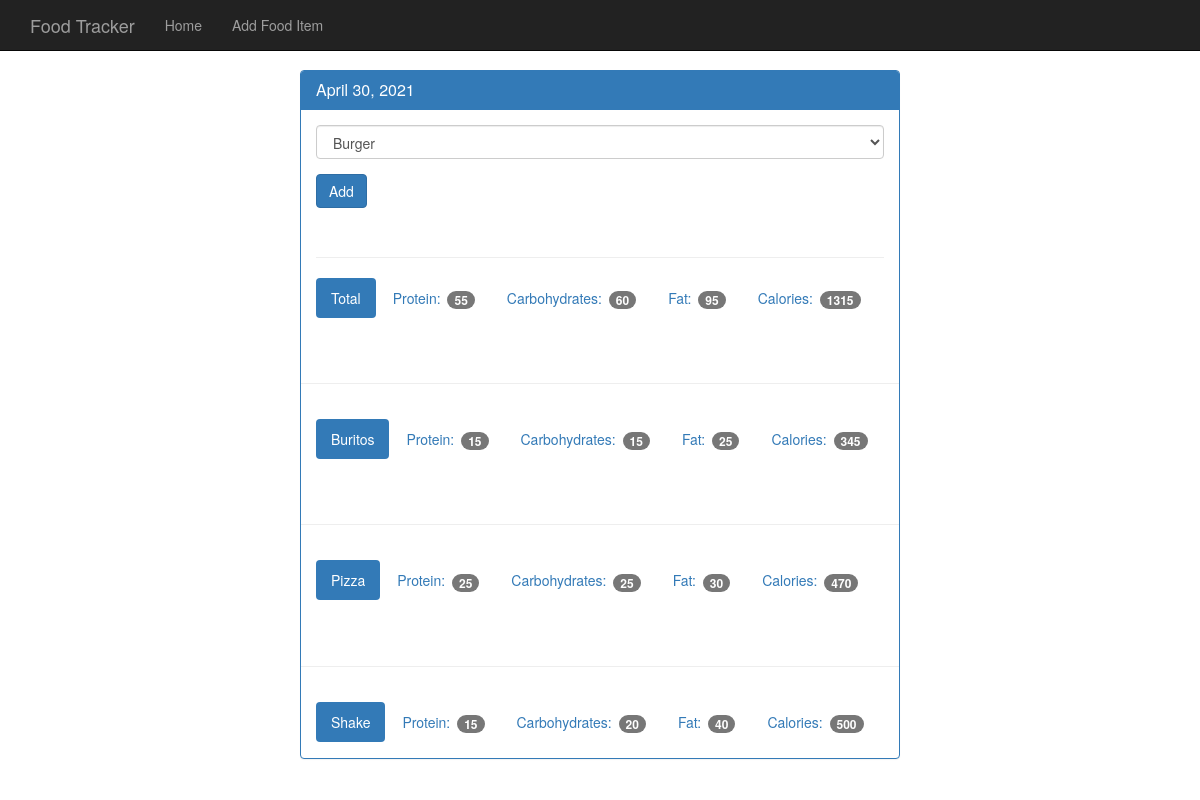
/view/20210430, run on the app's committed database.
### tables this page shows
CREATE TABLE food (
    id integer primary key autoincrement,
    name text not null,
    protein integer not null,
    carbohydrates integer not null,
    fat integer not null,
    calories integer not null
);

### app.py (the view)
@app.route('/view/<date>', methods=['GET', 'POST'])  # date is going to be 20170520
def view(date):
    db = get_db()
    cur = db.execute('select id, entry_date from log_date where entry_date = ?', [date])
    date_result = cur.fetchone()
    if request.method == 'POST':
        db.execute('insert into food_date (food_id, log_date_id) values (?, ?)',
                   [request.form['food-select'], date_result['id']])
        db.commit()
    d = datetime.strptime(str(date_result['entry_date']), '%Y%m%d')
    pretty_date = datetime.strftime(d, '%B %d, %Y')
    food_cur = db.execute('select id, name from food')
    food_results = food_cur.fetchall()
    log_cur = db.execute('''select food.name, food.protein, food.carbohydrates, food.fat, food.calories from log_date
    join food_date on food_date.log_date_id = log_date.id join food on food.id = food_date.food_id
    where log_date.entry_date = ?''',[date])
    log_results = log_cur.fetchall()
    totals = {}
    totals['protein'] = 0
    totals['carbohydrates'] = 0
    totals['fat'] = 0
    totals['calories'] = 0
    for food in log_results:
        totals['protein'] += food['protein']
        totals['carbohydrates'] += food['carbohydrates']
        totals['fat'] += food['fat']
        totals['calories'] += food['calories']
    return render_template('day.html', entry_date=date_result['entry_date'], pretty_date=pretty_date,
                           food_results=food_results, log_results=log_results, totals=totals)

### database.py (called while the page is built)
def connect_db():
    sql = sqlite3.connect('food_log2.db')
    sql.row_factory = sqlite3.Row
    return sql

def get_db():
    if not hasattr(g, 'sqlite_db'):
        g.sqlite_db = connect_db()
    return g.sqlite_db

### templates/day.html
{% extends "base.html" %}
{% block body %}
    <nav class="navbar navbar-inverse navbar-fixed-top">
        <div class="container">
            <div class="navbar-header">
                <a class="navbar-brand" href="{{url_for('index')}}">Food Tracker</a>
            </div>
            <div id="navbar" class="navbar-collapse collapse">
                <ul class="nav navbar-nav">
                    <li><a href="{{url_for('index')}}">Home</a></li>
                    <li><a href="{{url_for('food')}}">Add Food Item</a></li>
                </ul>
            </div>
        </div>
    </nav>
    <div class="container theme-showcase col-sm-6 col-sm-offset-3" role="main">
        <div class="row">
            <div>
                <div class="panel panel-primary">
                    <div class="panel-heading">
                        <h3 class="panel-title">{{ pretty_date }}</h3>
                    </div>
                    <div class="panel-body">
                        <form method="POST" action="{{ url_for('view', date=entry_date) }}">
                            <div class="form-group">
                                <select class="form-control" name="food-select">
                                    {% for food in food_results %}
                                        <option value={{ food.id }}>{{ food.name }}</option>
                                    {% endfor %}
                                </select>
                            </div>
                            <button type="submit" class="btn btn-primary">Add</button>
                        </form>
                        <div class="page-header"></div>
                        <ul class="nav nav-pills" role="tablist">
                            <li class="active"><a>Total</a></li>
                            <li><a>Protein: <span class="badge">{{ totals.protein }}</span></a></li>
                            <li><a>Carbohydrates: <span class="badge">{{ totals.carbohydrates }}</span></a></li>
                            <li><a>Fat: <span class="badge">{{ totals.fat }}</span></a></li>
                            <li><a>Calories: <span class="badge">{{ totals.calories }}</span></a></li>
                        </ul>
                    </div>
                    {% for food in log_results %}
                        <div class="page-header"></div>
                        <div class="panel-body">
                            <ul class="nav nav-pills" role="tablist">
                                <li class="active"><a>{{ food.name }}</a></li>
                                <li><a>Protein: <span class="badge">{{ food.protein }}</span></a></li>
                                <li><a>Carbohydrates: <span class="badge">{{ food.carbohydrates }}</span></a></li>
                                <li><a>Fat: <span class="badge">{{ food.fat }}</span></a></li>
                                <li><a>Calories: <span class="badge">{{ food.calories }}</span></a></li>
                            </ul>
                        </div>
                    {% endfor %}
                </div>
            </div>
        </div>
    </div>
{% endblock %}

### templates/base.html (shortened to what this page needs)
<!DOCTYPE html>
<html lang="en">
  <head>
    <link href=" {{ url_for('static',filename='bootstrap.min.css') }} " rel="stylesheet">
    <link href="{{ url_for('static',filename='theme.css') }} " rel="stylesheet">
  </head>
  <body>
  {% block body %}
  {% endblock %}
  </body>
</html>

### static/theme.css (style rules this page uses)
body { padding-top: 70px; padding-bottom: 30px; }

### data on the page
food: name "Buritos", protein "15", carbohydrates "15", fat "25", calories "345"
food: name "Pizza", protein "25", carbohydrates "25", fat "30", calories "470"
food: name "Shake", protein "15", carbohydrates "20", fat "40", calories "500"

### other printed values
{{ pretty_date }} "April 30, 2021"
{{ totals.protein }} "55"
{{ totals.carbohydrates }} "60"
{{ totals.fat }} "95"
{{ totals.calories }} "1315"
form field food-select "Burger"
